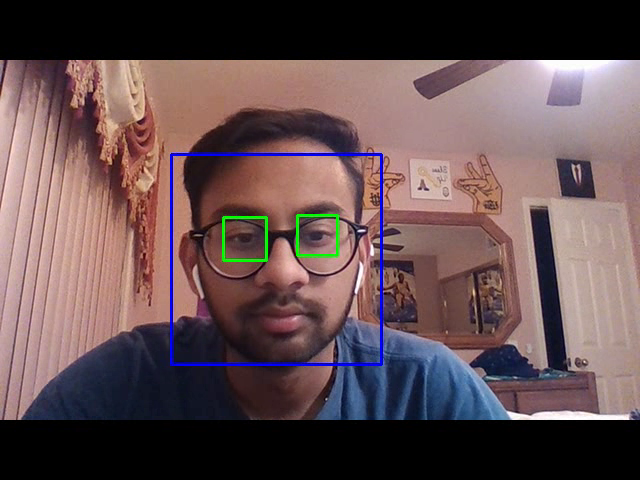
#> input picture frame 11 of Pupil Tracking/output.avi, 640 x 480 px, given in place of the camera
$ python webcam_feed.py
#> lines starting #> are read from the running program, lines starting #| are printed output that depends on the picture; after the words box and inside, x2 and y2 are one past the last pixel; in counts of white or black regions, pixels touching at a corner belong together
import numpy as np
import cv2
import time


RECORD_VIDEO = False

def onMouse(event, x, y, flags, param):
    if event == cv2.EVENT_LBUTTONDOWN:
        print('clicked point (', x, y, ')')


face_cascade = cv2.CascadeClassifier('haarcascade_frontalface_default.xml')

# pick which haar cascade to use
# eye_cascade = cv2.CascadeClassifier('haarcascade_eye.xml')
eye_cascade = cv2.CascadeClassifier('haarcascade_eye_tree_eyeglasses.xml')


# start live stream
cap = cv2.VideoCapture(0)
# start output stream and set fourcc
if RECORD_VIDEO:
    fourcc = cv2.VideoWriter_fourcc(*'XVID')
    out = cv2.VideoWriter('output.avi',fourcc, 20.0, (640,480))

while (True):#while capturing video repeat this loop
    #save the video frame read into variable "frame"
    ret, frame = cap.read()
#> frame is the input picture: shape (480, 640, 3); mean B, G, R 80.9, 79.1, 99.6
    # if frame didn't capture
    if(not ret):
        break
    # since its a webcam feed, flip the frame vertically
    frame = cv2.flip( frame, 1 )
    # grayscale frame
    gray = cv2.cvtColor(frame, cv2.COLOR_BGR2GRAY)
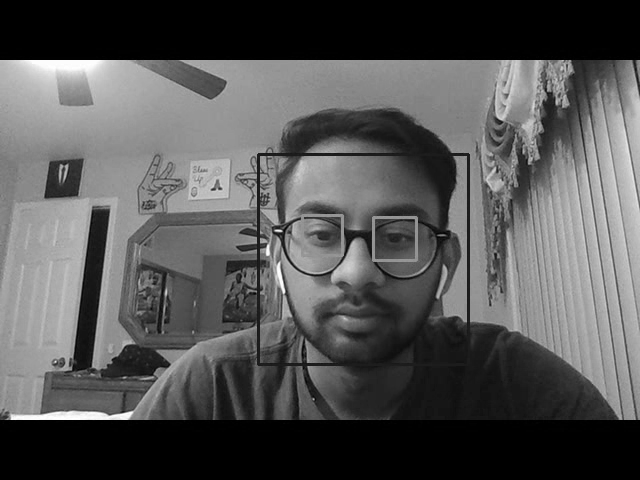
#> gray: shape (480, 640); min 0, max 255, mean 85.4

    # detect faces
    faces = face_cascade.detectMultiScale(gray, 1.3, 5)
#> faces = [[267, 159, 198, 198]]
    # assert len(faces) < 2
    if(len(faces) < 1):
        continue
    # grab bouding box data for first face detected
    (x,y,w,h) = faces[0]
#> x = 267; y = 159; w = 198; h = 198
    # draw bounding box
    frame = cv2.rectangle(frame,(x,y),(x+w,y+h),(255,0,0),2)
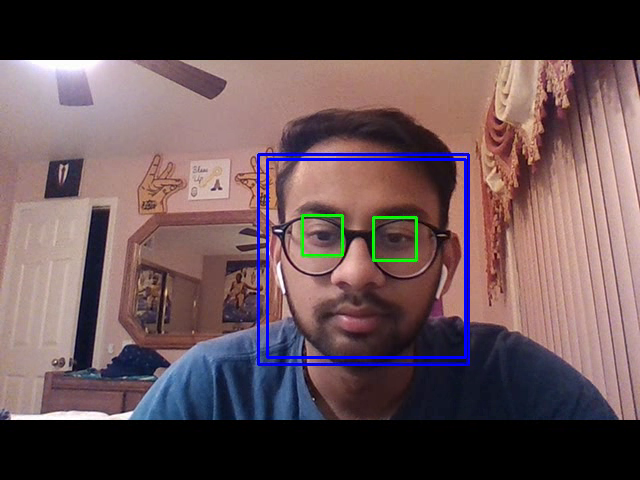
#> frame: shape (480, 640, 3); mean B, G, R 82.1, 78.4, 98.6
    # grab the greyscale bounding box of the face
    roi_gray = gray[y:y+h, x:x+w]
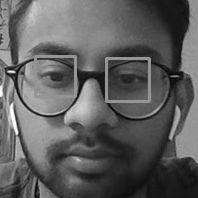
#> roi_gray: shape (198, 198); min 3, max 255, mean 93.8
    # grab the regular colored bounding box of the face
    roi_color = frame[y:y+h, x:x+w]
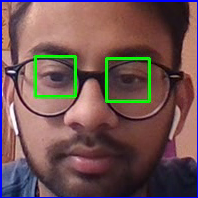
#> roi_color: shape (198, 198, 3); mean B, G, R 83.6, 83.1, 111.6
    # detect eyes in the greyscale bounding box of the face
    eyes = eye_cascade.detectMultiScale(roi_gray)
#> eyes = [[37, 58, 36, 36], [111, 62, 34, 34]]

    # list of ROIs for the eyes
    roi_eyes = []
    # grab bouding box data for each eye
    for (ex,ey,ew,eh) in eyes:
        # draw bouding box over each eye
        cv2.rectangle(roi_color,(ex,ey),(ex+ew,ey+eh),(0,255,0),2)
        # add the bouding box of the eye to the list of eye ROIs
        roi_eyes.append(roi_color[ey:ey+eh, ex:ex+ew])
#> this loop made 2 passes
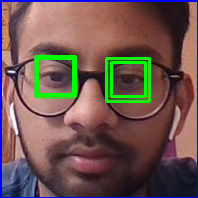
#> roi_color: shape (198, 198, 3); 2.12% of pixels changed, all inside (x1, y1, x2, y2) = (36, 57, 147, 98)
#> after the loop, roi_eyes = 2 items
    # for every eye ROI
    for i in range(len(roi_eyes)):
        # grab width and height
        height, width = roi_eyes[i].shape[:2]
        # resize each eye's bounding box by a scalar of 5
        roi_eyes[i] = cv2.resize(roi_eyes[i],(5*width, 5*height), interpolation = cv2.INTER_AREA)
        # apply GaussianBlur
        roi_eyes[i] = cv2.GaussianBlur(roi_eyes[i], (5, 5), 0)
        # grayscale each eye bouding box
        roi_eyes[i] = cv2.cvtColor(roi_eyes[i], cv2.COLOR_BGR2GRAY)
        # show the bouding box of each eye
        cv2.imshow(str(i), roi_eyes[i])
#> this loop made 2 passes
#> (height, width) on passes 1 to 2: (36, 36), (34, 34)
#> pass 1, `cv2.imshow(str(i), roi_eyes[i])`:
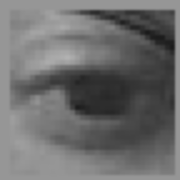
#> window '0': shape (180, 180); min 26, max 178, mean 108.7
    #show the video variable "frame"
    cv2.imshow('Feed', frame)
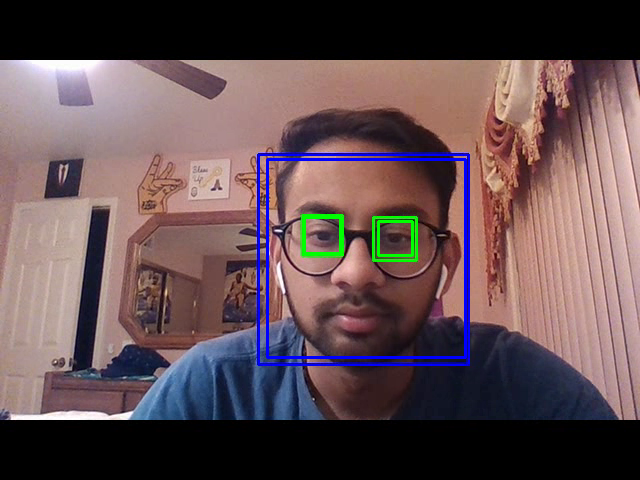
#> window 'Feed': shape (480, 640, 3); mean B, G, R 82, 78.8, 98.4
    # if record mode is on, save the new frame with the bounding boxes drawn on it
    if RECORD_VIDEO:
        out.write(frame)

    key = cv2.waitKey(1) & 0xFF
#> (key q is pressed here)
    # if q or Q, quit live feed
    if key == ord('q') or key == ord('Q'):
        break
    # if s or S, take a screenshot of the frame
    if key == ord('s') or key == ord('S'):
        # cv2.imwrite('C:\\Users\\devin\\Documents\\Year 4\\Fall 2018\\Senior Design\\Pupil Tracking\\input.jpg',frame)
        break


#Relase the camera
cap.release()

#close all the windows generated
cv2.destroyAllWindows()

$ run again, starting later in the video
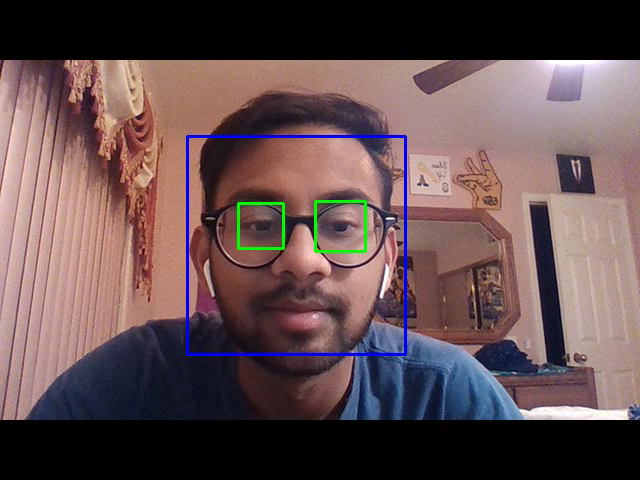
#> input picture frame 94 of Pupil Tracking/output.avi, 640 x 480 px, given in place of the camera
#> frame is the input picture: shape (480, 640, 3); mean B, G, R 80.3, 78.9, 99.5
#> faces = [[237, 135, 214, 214]]
#> x = 237; y = 135; w = 214
#> eyes = [[40, 71, 40, 40]]
#> the loop `for (ex,ey,ew,eh) in eyes:` made 1 pass
#> after the loop `for (ex,ey,ew,eh) in eyes:`:
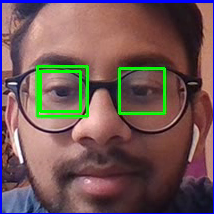
#> roi_color: shape (214, 214, 3); mean B, G, R 86.7, 87.2, 112.9
#> after the loop `for (ex,ey,ew,eh) in eyes:`: roi_eyes = 1 item
#> the loop `for i in range(len(roi_eyes)):` made 1 pass
#> (height, width) on pass 1: (40, 40)
#> `cv2.imshow('Feed', frame)`:
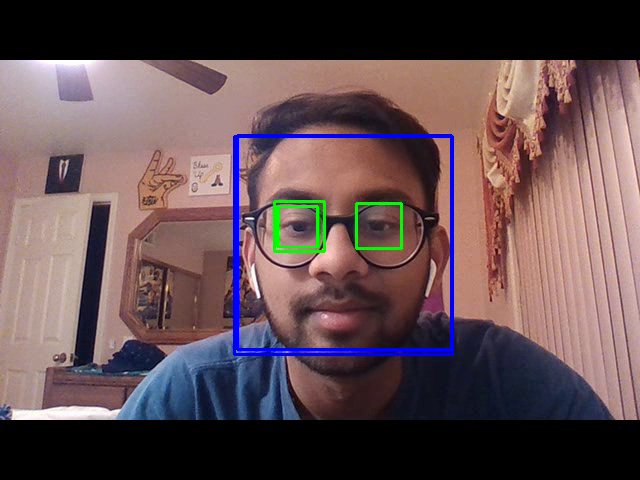
#> window 'Feed': shape (480, 640, 3); mean B, G, R 81.1, 78.7, 98.7
